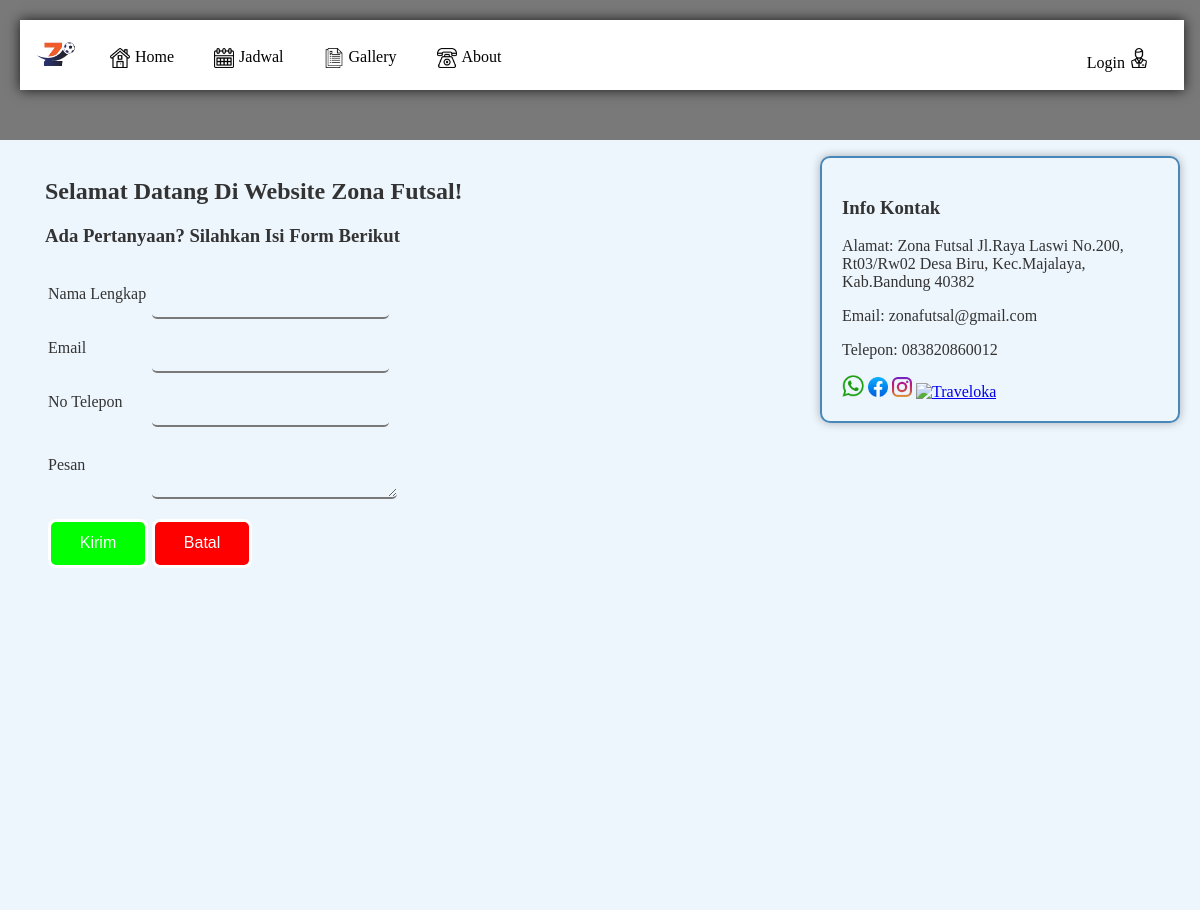
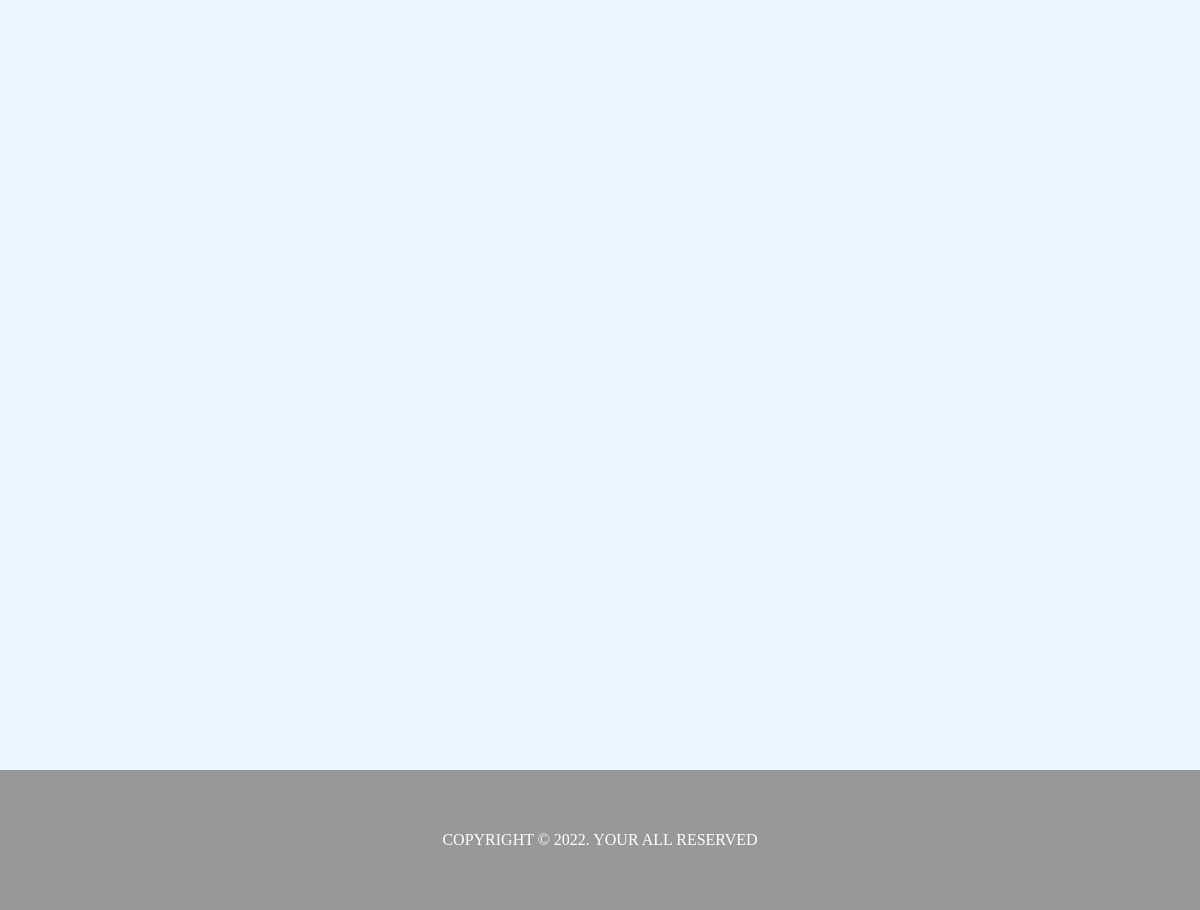
The page /contact.php on the database its author committed (2 pictures, top to bottom).
### tables this page shows
CREATE TABLE `contactusinfo` (
  `id_info` int(11) NOT NULL,
  `alamat_kami` varchar(255) NOT NULL,
  `email_kami` varchar(100) NOT NULL,
  `telp_kami` varchar(15) NOT NULL
);

### contact.php (the view, shortened to what this page needs)
<!DOCTYPE html>
<html lang="en">
<head>
    <link rel="stylesheet" href="style.css">
</head>
<body>
    <div class="container">
        <?php
        include "header.php";
        ?>
        <aside>
            <div class="jarak">
                <br>
                <h1>Selamat Datang Di Website Zona Futsal!</h1>
                <h3>Ada Pertanyaan? Silahkan Isi Form Berikut</h3>
                <form method="post" action="create_pesan.php">
                   <table>
                    <tr>
                        <td>Nama Lengkap</td>
                        <td><input type="text" name="nama_lengkap" required=""></td>
                    </tr>
                    <tr>
                        <td>Email</td>
                        <td><input type="email" name="email_pesan" required=""></td>
                    </tr>
                    <tr>
                        <td>No Telepon</td>
                        <td><input type="number" name="no_telpon" required=""></td>
                    </tr>
                    <tr>
                        <td>Pesan</td>
                        <td><textarea type="text" name="pesan" required></textarea></td>
                    </tr>
                    <tr>
                        <td>
                            <input type="submit" name="save" value="Kirim" class="btn green">
                        </td>
                        <td>
                            <input type="reset" name="reset" value="Batal" class="btn red">
                        </td>
                    </tr>
                    </table>
                </form>
            </div>
        </aside>
        <main id="main">
            <div class="border">
                <h3>Info Kontak</h3>
                    <?php
                    include "connection.php";
                    $query = "SELECT * FROM contactusinfo";
                    $contact = mysqli_query ($db_connection, $query);
                    $data = mysqli_fetch_assoc ($contact);
                    ?>
                    <p>Alamat: <?= $data['alamat_kami'] ?><br></p>
                    <p>Email: <?= $data['email_kami'] ?><br></p>
                    <p>Telepon: <?= $data['telp_kami'] ?></p>
                        <a href="https://api.whatsapp.com/send/?phone=081287702224&text&type=phone_number&app_absent=0"><img src="images/wa.png" alt="WhatsApp" width="22px" height="22px"/></a>
                        <a href="#"><img src="images/fb.png" alt="Facebook" width="20px" height="20px"/></a>
                        <a href="#"><img src="images/ig.png" alt="Instagram" width="20px" height="20px"/></a>
                        <a href="#"><img src="images/traveloka.png" alt="Traveloka" width="20px" height="20px"/></a>
            </div>
        </main>
        <?php
        include "footer.php";
        ?>
    </div>
</body>
</html>

### style.css (style rules this page uses)
body { background:#ffffff; color:#333; width:100%; height: fit-content; font-family:bahnschrift; margin:0; padding: 0; }
.container { width: 100%; box-sizing: border-box; display: grid; grid-template-areas: "header header" "aside main" "footer footer"; grid-template-columns: 4fr 2fr; grid-template-rows: 1fr 11fr 1fr; }
aside { grid-area: aside; background-color: #eef6fd; }
main { background-color: #eef6fd; justify-content: center; align-items: center; }
.border { border: 1px solid black; border-radius: 5px; box-shadow: 0px 0px 10px rgba(0,0,0,0.3); margin: 20px; }
.jarak { padding:0 45px; }
input, select, textarea { display: block; padding: 15px; border: none; border-bottom: 2px solid #797979; background-color: #eef6fd; font-size: 16px; border-radius: 5px; }
.border { border:2px solid #4887b9; margin-top:1pc; padding: 20px; border-radius: 10px; }
.btn { font-family: sans-serif; font-size: 1em; color: white; border: white 0.2rem solid; border-radius: 0.5rem; padding: 0.8rem 1.8rem; margin-top: 1rem; text-decoration:none; }
.green { background-color: rgb(0, 255, 0); }
.red { background-color: rgb(255, 0, 0); }

### rows shown on the page
contactusinfo: alamat_kami "Zona Futsal Jl.Raya Laswi No.200, Rt03/Rw02 Desa Biru, Kec.Majalaya, Kab.Bandung 40382", email_kami "zonafutsal@gmail.com", telp_kami "083820860012"
